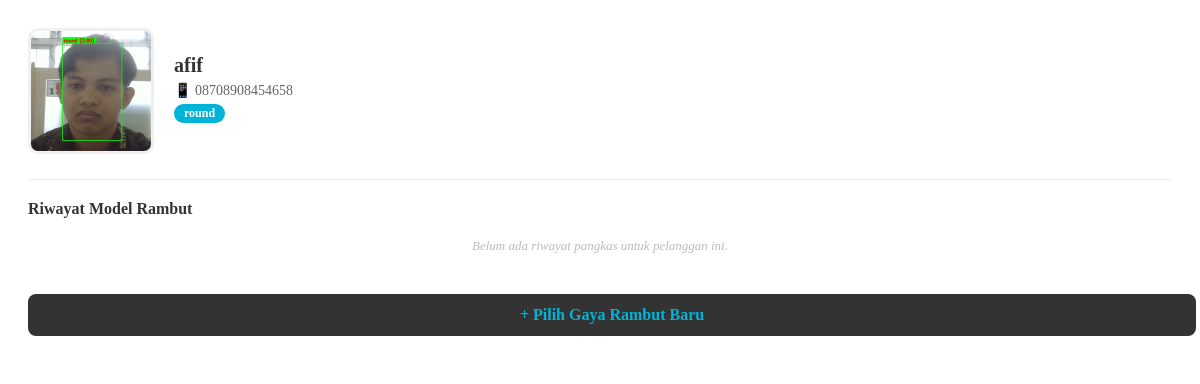
/detail_pelanggan.php?id=9 (signed in), run on an earlier commit of the app's database.
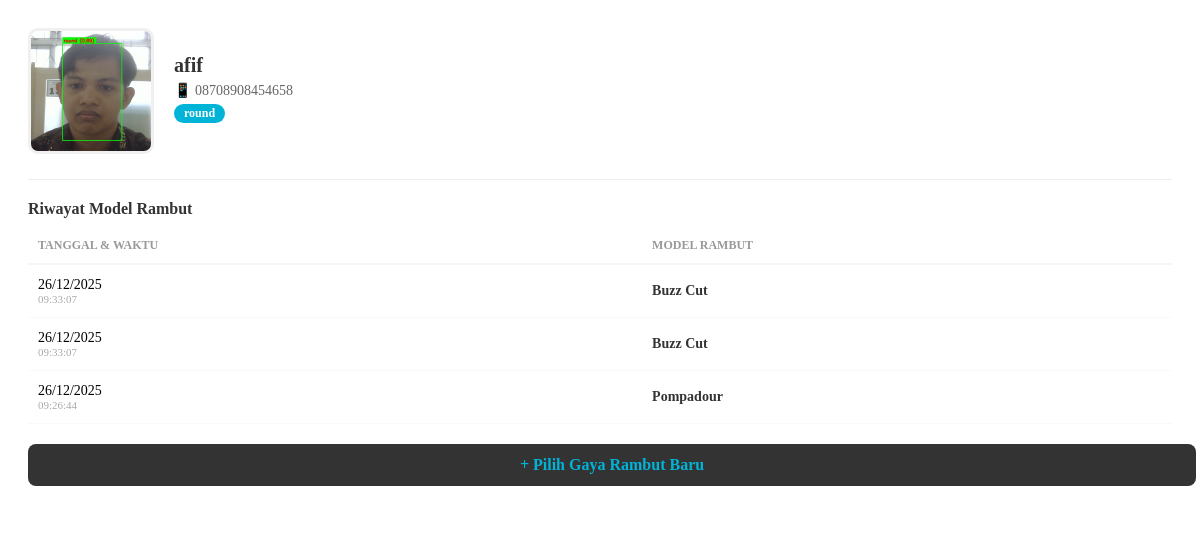
And on a later commit of the database.
### tables this page shows
CREATE TABLE `riwayat_model_rambut` (
  `id` int(11) NOT NULL,
  `id_pelanggan` int(11) NOT NULL,
  `id_model_rambut` int(11) NOT NULL,
  `created_at` timestamp NOT NULL DEFAULT current_timestamp(),
  `haircut` varchar(50) DEFAULT NULL,
  `tanggal` date DEFAULT NULL,
  `waktu` time DEFAULT NULL
);

### detail_pelanggan.php (the view, shortened to what this page needs)
<?php
require_once 'not-to-show/connect.php';
$id = mysqli_real_escape_string($conn, $_GET['id']);
$query = mysqli_query($conn, "SELECT * FROM pelanggan WHERE id = '$id'");
$p = mysqli_fetch_assoc($query);
$query_riwayat = mysqli_query($conn, "SELECT * FROM riwayat_model_rambut
                                     WHERE id_pelanggan = '$id'
                                     ORDER BY tanggal DESC, waktu DESC");
?>
<div class="detail-card">
    <div class="profile-header">
        <img src="assets/img/pelanggan/<?php echo htmlspecialchars($p['foto']); ?>"
             onerror="this.src='assets/img/no-image.jpg'">
        <div class="info-text">
            <h3><?= htmlspecialchars($p['nama']) ?></h3>
            <p>📱 <?= htmlspecialchars($p['hp_pelanggan']) ?></p>
            <p><span class="badge-shape"><?= htmlspecialchars($p['bentuk_wajah']) ?></span></p>
        </div>
    </div>
    <div class="history-section">
        <h4 style="margin: 0; color: #333;">Riwayat Model Rambut</h4>
        <?php if (mysqli_num_rows($query_riwayat) > 0): ?>
            <table class="history-table">
                <thead>
                    <tr>
                        <th>Tanggal & Waktu</th>
                        <th>Model Rambut</th>
                    </tr>
                </thead>
                <tbody>
                    <?php while($h = mysqli_fetch_assoc($query_riwayat)): ?>
                    <tr>
                        <td>
                            <div style="font-weight: 500;"><?= date('d/m/Y', strtotime($h['tanggal'])) ?></div>
                            <div style="font-size: 11px; color: #aaa;"><?= $h['waktu'] ?></div>
                        </td>
                        <td>
                            <span class="model-name"><?= htmlspecialchars($h['haircut']) ?></span>
                        </td>
                    </tr>
                    <?php endwhile; ?>
                </tbody>
            </table>
        <?php else: ?>
            <div style="text-align: center; padding: 20px; color: #bbb; font-style: italic; font-size: 13px;">
                Belum ada riwayat pangkas untuk pelanggan ini.
            </div>
        <?php endif; ?>
    </div>
    <a href="haircut.php?id_pelanggan=<?= $id ?>" class="btn-new-order">
        + Pilih Gaya Rambut Baru
    </a>
</div>

What changed in the data, as far as the page shows it:
added riwayat_model_rambut: tanggal "26/12/2025", waktu "09:33:07", haircut "Buzz Cut"
added riwayat_model_rambut: tanggal "26/12/2025", waktu "09:33:07", haircut "Buzz Cut"
added riwayat_model_rambut: tanggal "26/12/2025", waktu "09:26:44", haircut "Pompadour"
Also different on the page:
text no longer shown: "Belum ada riwayat pangkas untuk pelanggan ini."
text now shown: "TANGGAL & WAKTU MODEL RAMBUT"
